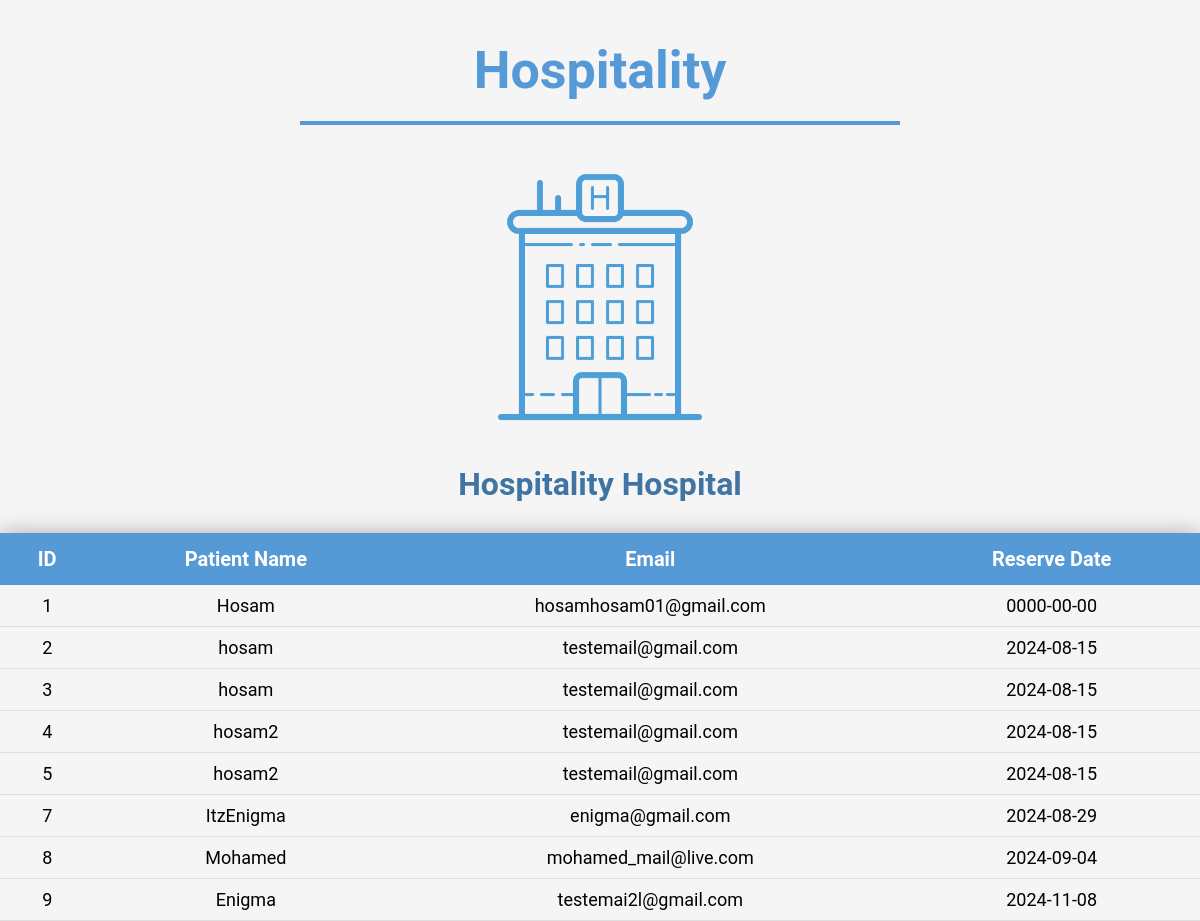
The app's page /admin.php, older data.
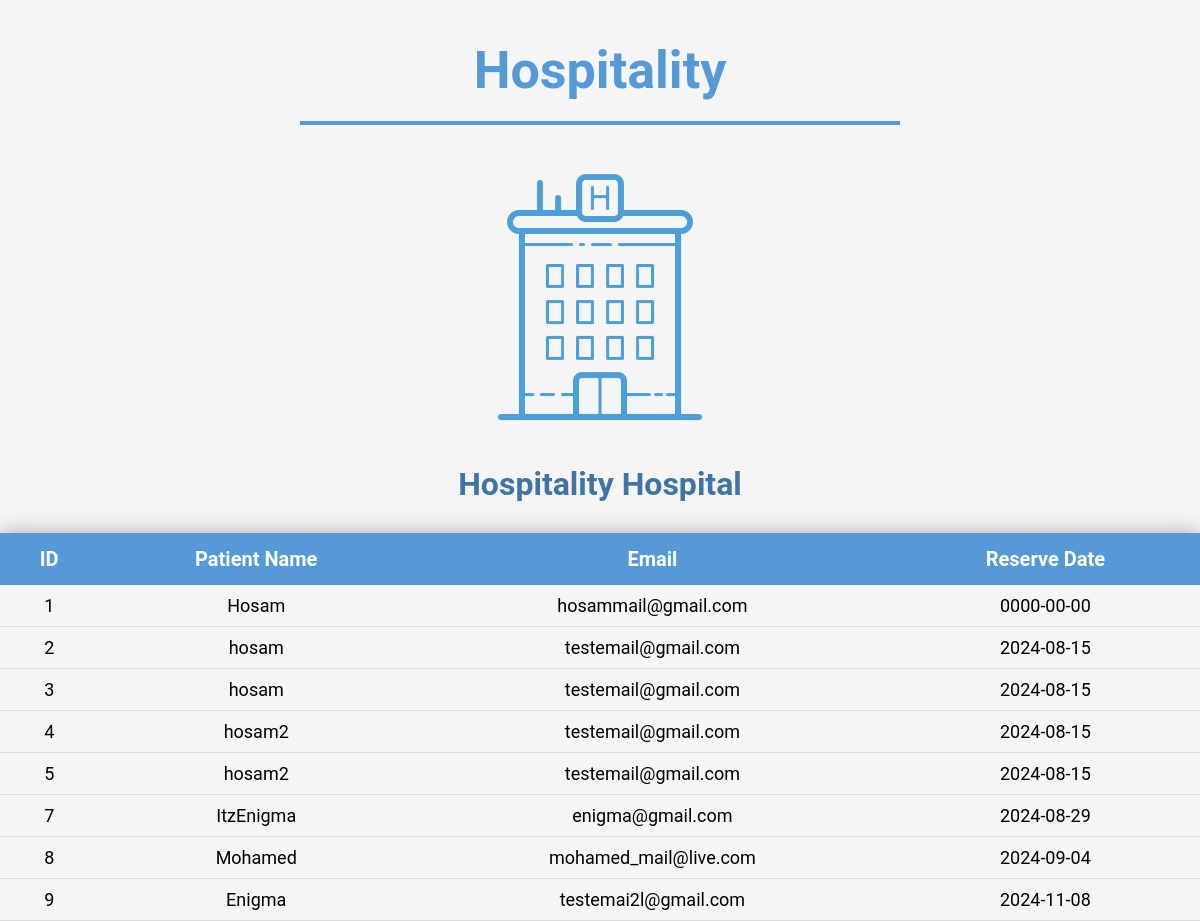
The same page, newer data.
### tables this page shows
CREATE TABLE `patients` (
  `ID` int(11) NOT NULL,
  `Patient` varchar(255) NOT NULL,
  `Email` varchar(255) NOT NULL,
  `Reserve_Date` date NOT NULL,
  `Creation_Date` timestamp NOT NULL DEFAULT current_timestamp()
);

### admin.php (the view, shortened to what this page needs)
<!DOCTYPE html>
<html lang="en">
  <head>
    <link rel="stylesheet" href="style.css" />
  </head>
  <body></body>
  <h1>Hospitality</h1>
  <div class="logo">
    <img src="hospital.png" alt="hospital" style="width:300px;" />
    <h2>Hospitality Hospital</h2>
  </div>
  <table>
        <th>ID</th>
        <th>Patient Name</th>
        <th>Email</th>
        <th>Reserve Date</th>
        <?php
          require_once "db_inc.php";
          $query = "SELECT * FROM patients";
          $stmt = $pdo->query($query);
          while ($row = $stmt->fetch(PDO::FETCH_ASSOC)) {
            echo "<tr>";
            echo "<td>" . $row["ID"] . "</td>";
            echo "<td>" . $row["Patient"] . "</td>";
            echo "<td>" . $row["Email"] . "</td>";
            echo "<td>" . $row["Reserve_Date"] . "</td>";
            echo "</tr>";
          }
        ?>
  </table>
</html>

### style.css (style rules this page uses)
* { margin: 0; padding: 0; box-sizing: border-box; user-select: none; }
body { font-family: "Roboto", sans-serif; background-color: #f5f5f5; }
body h1 { text-align: center; margin: 0 auto; margin-top: 20px; margin-bottom: 40px; font-size: 52px; color: #559ad7; border-bottom: #559ad7 4px solid; padding: 20px; width: 50%; }
.logo { display: flex; flex-direction: column; justify-content: center; text-align: center; }
.logo img { width: 350px; margin: 0 auto; }
.logo h2 { font-size: 32px; color: #3f74a3; }
table { width: 100%; text-align: center; border-collapse: collapse; box-shadow: 0 0 20px rgba(0, 0, 0, 0.3); margin-top: 30px; }
th { font-size: 20px; font-weight: bold; background-color: #559ad7; color: white; padding: 14px; }
td { font-size: 18px; padding: 10px; border-bottom: 1px solid #ddd; }

Row changes from the older to the newer data that the page shows:
changed patients "Hosam": Email "hosamhosam01@gmail.com" → "hosammail@gmail.com"
